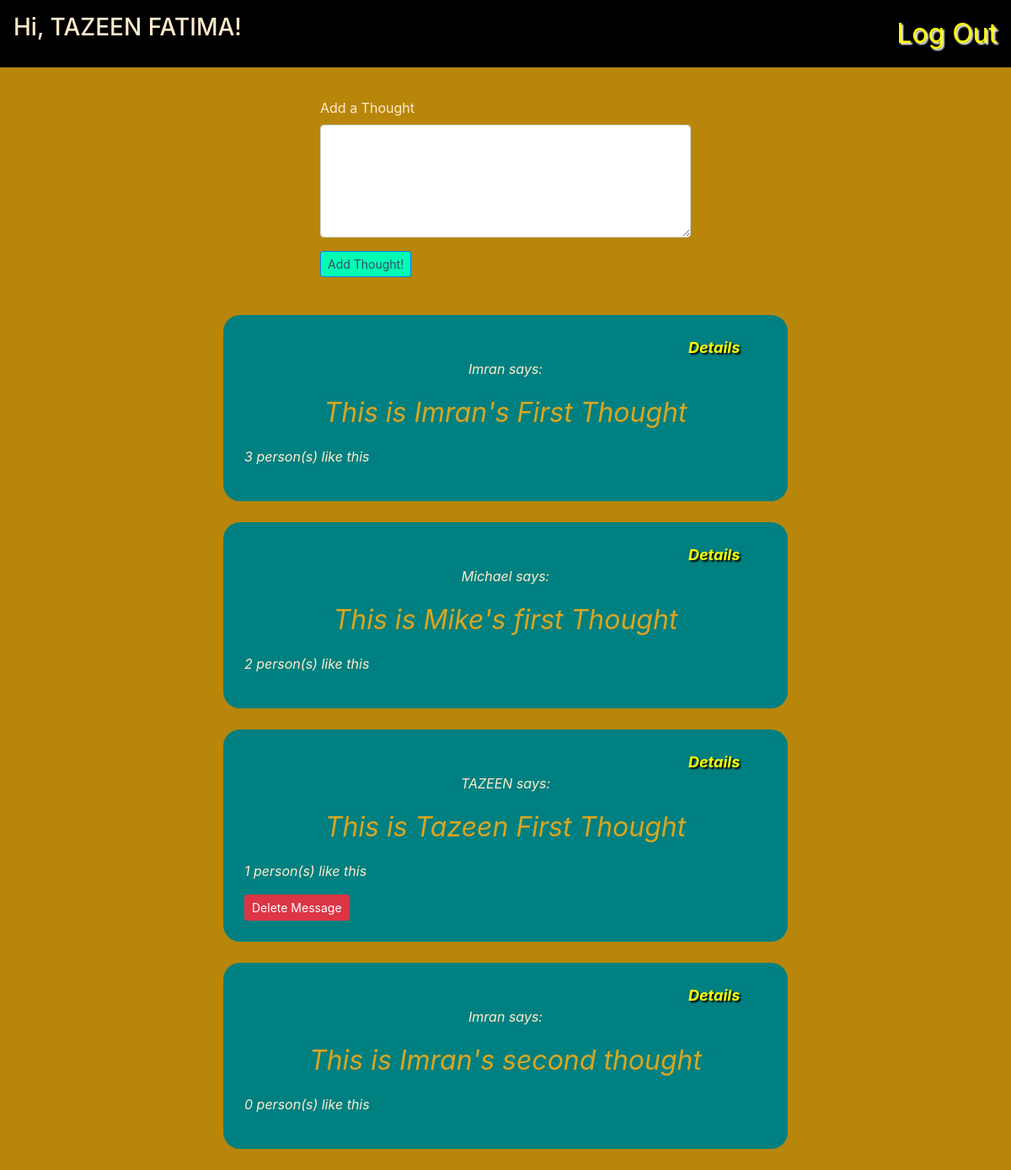
/thoughts (signed in), run on the app's committed database.
### Belt_App/models.py (models this page shows)
class User(models.Model):
    first_name = models.CharField(max_length=45)
    last_name = models.CharField(max_length=45)
    email = models.EmailField(unique=True)
    password = models.CharField(max_length=255)
    created_at = models.DateTimeField(auto_now_add=True)
    updated_at = models.DateTimeField(auto_now=True)
    objects = UserManager()

class Thought(models.Model):
    message = models.CharField(max_length=255)
    user_uploaded = models.ForeignKey(User, related_name="user_uploaded_thoughts",on_delete=models.CASCADE)
    users_likes = models.ManyToManyField(User, related_name='users_liked_thoughts')
    created_at = models.DateTimeField(auto_now_add=True)
    updated_at = models.DateTimeField(auto_now=True)
    objects = ThoughtManager()

### Belt_App/views.py (the view)
# urls.py: path('thoughts', views.thoughts),
def thoughts(request):
    if 'user_id' not in request.session:
        return redirect('/')
    user = User.objects.get(id=request.session['user_id'])
    context = {
        'user': user,
        'all_thoughts':Thought.objects.annotate(likes=Count("users_likes")).order_by("-likes")
    }
    return render(request, 'thoughts.html', context)

### Belt_App/templates/thoughts.html (shortened to what this page needs)
<!DOCTYPE html>
<html lang="en">
<head>
    <link href="https://stackpath.bootstrapcdn.com/bootstrap/4.5.0/css/bootstrap.min.css" rel="stylesheet">
    {% load static %}
    <link rel="stylesheet" href="{% static 'style.css' %}">
</head>
   <body>
        <nav>
            <h3>Hi, {{ user.first_name }} {{ user.last_name }}!</h3>
            <a href="/logout">Log Out</a>
        </nav>
        <div id="post">
            <form action="/post_thought" method="post">
                <div class="form-group">
                    <label for="message">Add a Thought</label>
                    <textarea name="message" id="message" cols="30" rows="5" class="form-control"></textarea>
                </div>
                <div>
                    <button type="submit" class="btn btn-sm btn-primary">Add Thought!</button>
                </div>
            </form>
        </div>
        <div id='posts'>
            {% for info in all_thoughts %}
            <div class='one_post'>
                <a href="/thought/{{info.id}}">Details</a>
                <p class='post'>{{info.user_uploaded.first_name}} says: </p>
                <div id="message">
                    <p class='post'>{{info.message}}</p>
                </div>
                <div id="likes">
                    <p>{{ info.users_likes.count }} person(s) like this</p>
                </div>
                {% if user.id == info.user_uploaded.id %}
                <form action="/delete/{{info.id}}" method=POST>
                    <input type="submit" class="btn btn-sm btn-danger" value='Delete Message'>
                </form>
                {% endif %}
            </div>
            {% endfor %}
        </div>
   </body>
</html>

### Belt_App/static/style.css (style rules this page uses)
body { background-color: darkgoldenrod; }
h1,h2,h3,h4,h5,p,label { color: blanchedalmond; }
nav { background-color:black; display: flex; justify-content: space-between; margin-bottom: 1em; padding: 1em; }
nav > a { font-size: 2rem; text-shadow: 2px 2px 2px white; color: yellow; }
.btn-primary { color: #394a67; background-color: #00ffb4; border-color: #007bff; }
#post { padding: 20px; margin-left: 30%; margin-right: 30%; }
#posts { background-color: darkgoldenrod; margin-left: 20%; margin-right: 20%; }
.one_post { background-color: teal; padding: 25px; margin: 25px; min-height: 100px; border-radius: 20px; font-style: italic; }
.one_post a { text-shadow: 2px 2px 2px black; margin-left: 85%; font-size: large; color: yellow; font-weight: bold; }
.post { font-size: auto; text-align: center; }
#message p { font-size: xx-large; color: goldenrod; }

### data on the page
User: first_name "TAZEEN", last_name "FATIMA"
Thought: user_uploaded.first_name "Imran", message "This is Imran's First Thought", users_likes.count "3"
Thought: user_uploaded.first_name "Michael", message "This is Mike's first Thought", users_likes.count "2"
Thought: user_uploaded.first_name "TAZEEN", message "This is Tazeen First Thought", users_likes.count "1"
Thought: user_uploaded.first_name "Imran", message "This is Imran's second thought", users_likes.count "0"
